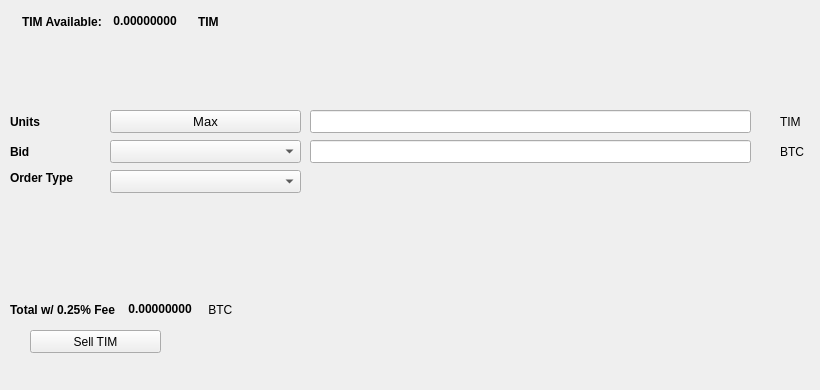
   <widget class="QWidget" name="SellTab">
    <attribute name="title">
     <string>Sell</string>
    </attribute>
    <widget class="QLabel" name="label_16">
     <property name="geometry">
      <rect>
       <x>780</x>
       <y>140</y>
       <width>31</width>
       <height>23</height>
      </rect>
     </property>
     <property name="text">
      <string>BTC</string>
     </property>
    </widget>
    <widget class="QComboBox" name="SellBidcomboBox">
     <property name="geometry">
      <rect>
       <x>110</x>
       <y>140</y>
       <width>191</width>
       <height>23</height>
      </rect>
     </property>
     <property name="font">
      <font>
       <pointsize>10</pointsize>
      </font>
     </property>
    </widget>
    <widget class="QLabel" name="label_18">
     <property name="geometry">
      <rect>
       <x>10</x>
       <y>110</y>
       <width>46</width>
       <height>23</height>
      </rect>
     </property>
     <property name="font">
      <font>
       <weight>75</weight>
       <bold>true</bold>
      </font>
     </property>
     <property name="text">
      <string>Units</string>
     </property>
    </widget>
    <widget class="QPushButton" name="Sell_Max_Amount">
     <property name="geometry">
      <rect>
       <x>110</x>
       <y>110</y>
       <width>191</width>
       <height>23</height>
      </rect>
     </property>
     <property name="font">
      <font>
       <pointsize>10</pointsize>
      </font>
     </property>
     <property name="text">
      <string>Max</string>
     </property>
    </widget>
    <widget class="QLabel" name="label_20">
     <property name="geometry">
      <rect>
       <x>10</x>
       <y>170</y>
       <width>91</width>
       <height>16</height>
      </rect>
     </property>
     <property name="font">
      <font>
       <weight>75</weight>
       <bold>true</bold>
      </font>
     </property>
     <property name="text">
      <string>Order Type</string>
     </property>
    </widget>
    <widget class="QComboBox" name="SellOrdertypeCombo">
     <property name="geometry">
      <rect>
       <x>110</x>
       <y>170</y>
       <width>191</width>
       <height>23</height>
      </rect>
     </property>
     <property name="font">
      <font>
       <pointsize>10</pointsize>
      </font>
     </property>
    </widget>
    <widget class="QLabel" name="label_21">
     <property name="geometry">
      <rect>
       <x>10</x>
       <y>140</y>
       <width>46</width>
       <height>23</height>
      </rect>
     </property>
     <property name="font">
      <font>
       <weight>75</weight>
       <bold>true</bold>
      </font>
     </property>
     <property name="text">
      <string>Bid</string>
     </property>
    </widget>
    <widget class="QLabel" name="label_22">
     <property name="geometry">
      <rect>
       <x>780</x>
       <y>110</y>
       <width>31</width>
       <height>23</height>
      </rect>
     </property>
     <property name="text">
      <string>TIM</string>
     </property>
    </widget>
    <widget class="QLineEdit" name="UnitsInputTIM">
     <property name="geometry">
      <rect>
       <x>310</x>
       <y>110</y>
       <width>441</width>
       <height>23</height>
      </rect>
     </property>
     <property name="font">
      <font>
       <pointsize>9</pointsize>
       <weight>75</weight>
       <bold>true</bold>
      </font>
     </property>
    </widget>
    <widget class="QLineEdit" name="SellBidPriceEdit">
     <property name="geometry">
      <rect>
       <x>310</x>
       <y>140</y>
       <width>441</width>
       <height>23</height>
      </rect>
     </property>
     <property name="font">
      <font>
       <pointsize>9</pointsize>
       <weight>75</weight>
       <bold>true</bold>
      </font>
     </property>
    </widget>
    <widget class="QPushButton" name="SellTIMBTN">
     <property name="geometry">
      <rect>
       <x>30</x>
       <y>330</y>
       <width>131</width>
       <height>23</height>
      </rect>
     </property>
     <property name="text">
      <string>Sell TIM</string>
     </property>
     <property name="icon">
      <iconset resource="../timcoin">
       <normaloff>:/icons/bitcoin</normaloff>:/icons/bitcoin</iconset>
     </property>
    </widget>
    <widget class="QWidget" name="layoutWidget3">
     <property name="geometry">
      <rect>
       <x>22</x>
       <y>12</y>
       <width>258</width>
       <height>19</height>
      </rect>
     </property>
     <layout class="QHBoxLayout" name="horizontalLayout">
      <item>
       <widget class="QLabel" name="label232_2">
        <property name="font">
         <font>
          <weight>75</weight>
          <bold>true</bold>
         </font>
        </property>
        <property name="text">
         <string>TIM Available:</string>
        </property>
       </widget>
      </item>
      <item>
       <widget class="QLabel" name="TIMAvailableLabel">
        <property name="palette">
         <palette>
          <active>
           <colorrole role="WindowText">
            <brush brushstyle="SolidPattern">
             <color alpha="255">
              <red>0</red>
              <green>0</green>
              <blue>0</blue>
             </color>
            </brush>
           </colorrole>
           <colorrole role="Button">
            <brush brushstyle="SolidPattern">
             <color alpha="255">
              <red>0</red>
              <green>170</green>
              <blue>0</blue>
             </color>
            </brush>
           </colorrole>
           <colorrole role="Light">
            <brush brushstyle="SolidPattern">
             <color alpha="255">
              <red>0</red>
              <green>255</green>
              <blue>0</blue>
             </color>
            </brush>
           </colorrole>
           <colorrole role="Midlight">
            <brush brushstyle="SolidPattern">
             <color alpha="255">
              <red>0</red>
              <green>212</green>
              <blue>0</blue>
             </color>
            </brush>
           </colorrole>
           <colorrole role="Dark">
            <brush brushstyle="SolidPattern">
             <color alpha="255">
              <red>0</red>
              <green>85</green>
              <blue>0</blue>
             </color>
            </brush>
           </colorrole>
           <colorrole role="Mid">
            <brush brushstyle="SolidPattern">
             <color alpha="255">
              <red>0</red>
              <green>113</green>
              <blue>0</blue>
             </color>
            </brush>
           </colorrole>
           <colorrole role="Text">
            <brush brushstyle="SolidPattern">
             <color alpha="255">
              <red>0</red>
              <green>170</green>
              <blue>0</blue>
             </color>
            </brush>
           </colorrole>
           <colorrole role="BrightText">
            <brush brushstyle="SolidPattern">
             <color alpha="255">
              <red>255</red>
              <green>255</green>
              <blue>255</blue>
             </color>
            </brush>
           </colorrole>
           <colorrole role="ButtonText">
            <brush brushstyle="SolidPattern">
             <color alpha="255">
              <red>0</red>
              <green>0</green>
              <blue>0</blue>
             </color>
            </brush>
           </colorrole>
           <colorrole role="Base">
            <brush brushstyle="SolidPattern">
             <color alpha="255">
              <red>255</red>
              <green>255</green>
              <blue>255</blue>
             </color>
            </brush>
           </colorrole>
           <colorrole role="Window">
            <brush brushstyle="SolidPattern">
             <color alpha="255">
              <red>0</red>
              <green>170</green>
              <blue>0</blue>
             </color>
            </brush>
           </colorrole>
           <colorrole role="Shadow">
            <brush brushstyle="SolidPattern">
             <color alpha="255">
              <red>0</red>
              <green>0</green>
              <blue>0</blue>
             </color>
            </brush>
           </colorrole>
           <colorrole role="AlternateBase">
            <brush brushstyle="SolidPattern">
             <color alpha="255">
              <red>127</red>
              <green>212</green>
              <blue>127</blue>
             </color>
            </brush>
           </colorrole>
           <colorrole role="ToolTipBase">
            <brush brushstyle="SolidPattern">
             <color alpha="255">
              <red>255</red>
              <green>255</green>
              <blue>220</blue>
             </color>
            </brush>
           </colorrole>
           <colorrole role="ToolTipText">
            <brush brushstyle="SolidPattern">
             <color alpha="255">
              <red>0</red>
              <green>0</green>
              <blue>0</blue>
             </color>
            </brush>
           </colorrole>
          </active>
          <inactive>
           <colorrole role="WindowText">
            <brush brushstyle="SolidPattern">
             <color alpha="255">
              <red>0</red>
              <green>0</green>
              <blue>0</blue>
             </color>
            </brush>
           </colorrole>
           <colorrole role="Button">
            <brush brushstyle="SolidPattern">
             <color alpha="255">
              <red>0</red>
              <green>170</green>
              <blue>0</blue>
             </color>
            </brush>
           </colorrole>
           <colorrole role="Light">
            <brush brushstyle="SolidPattern">
             <color alpha="255">
              <red>0</red>
              <green>255</green>
              <blue>0</blue>
             </color>
            </brush>
           </colorrole>
           <colorrole role="Midlight">
            <brush brushstyle="SolidPattern">
             <color alpha="255">
              <red>0</red>
              <green>212</green>
              <blue>0</blue>
             </color>
            </brush>
           </colorrole>
           <colorrole role="Dark">
            <brush brushstyle="SolidPattern">
             <color alpha="255">
              <red>0</red>
              <green>85</green>
              <blue>0</blue>
             </color>
            </brush>
           </colorrole>
           <colorrole role="Mid">
            <brush brushstyle="SolidPattern">
             <color alpha="255">
              <red>0</red>
              <green>113</green>
              <blue>0</blue>
             </color>
            </brush>
           </colorrole>
           <colorrole role="Text">
            <brush brushstyle="SolidPattern">
             <color alpha="255">
              <red>0</red>
              <green>170</green>
              <blue>0</blue>
             </color>
            </brush>
           </colorrole>
           <colorrole role="BrightText">
            <brush brushstyle="SolidPattern">
             <color alpha="255">
              <red>255</red>
              <green>255</green>
              <blue>255</blue>
             </color>
            </brush>
           </colorrole>
           <colorrole role="ButtonText">
            <brush brushstyle="SolidPattern">
             <color alpha="255">
              <red>0</red>
              <green>0</green>
              <blue>0</blue>
             </color>
            </brush>
           </colorrole>
           <colorrole role="Base">
            <brush brushstyle="SolidPattern">
             <color alpha="255">
              <red>255</red>
              <green>255</green>
              <blue>255</blue>
             </color>
            </brush>
           </colorrole>
           <colorrole role="Window">
            <brush brushstyle="SolidPattern">
             <color alpha="255">
              <red>0</red>
              <green>170</green>
              <blue>0</blue>
             </color>
            </brush>
           </colorrole>
           <colorrole role="Shadow">
            <brush brushstyle="SolidPattern">
             <color alpha="255">
              <red>0</red>
              <green>0</green>
              <blue>0</blue>
             </color>
            </brush>
           </colorrole>
           <colorrole role="AlternateBase">
            <brush brushstyle="SolidPattern">
             <color alpha="255">
              <red>127</red>
              <green>212</green>
              <blue>127</blue>
             </color>
            </brush>
           </colorrole>
           <colorrole role="ToolTipBase">
            <brush brushstyle="SolidPattern">
             <color alpha="255">
              <red>255</red>
              <green>255</green>
              <blue>220</blue>
             </color>
            </brush>
           </colorrole>
           <colorrole role="ToolTipText">
            <brush brushstyle="SolidPattern">
             <color alpha="255">
              <red>0</red>
              <green>0</green>
              <blue>0</blue>
             </color>
            </brush>
           </colorrole>
          </inactive>
          <disabled>
           <colorrole role="WindowText">
            <brush brushstyle="SolidPattern">
             <color alpha="255">
              <red>0</red>
              <green>85</green>
              <blue>0</blue>
             </color>
            </brush>
           </colorrole>
           <colorrole role="Button">
            <brush brushstyle="SolidPattern">
             <color alpha="255">
              <red>0</red>
              <green>170</green>
              <blue>0</blue>
             </color>
            </brush>
           </colorrole>
           <colorrole role="Light">
            <brush brushstyle="SolidPattern">
             <color alpha="255">
              <red>0</red>
              <green>255</green>
              <blue>0</blue>
             </color>
            </brush>
           </colorrole>
           <colorrole role="Midlight">
            <brush brushstyle="SolidPattern">
             <color alpha="255">
              <red>0</red>
              <green>212</green>
              <blue>0</blue>
             </color>
            </brush>
           </colorrole>
           <colorrole role="Dark">
            <brush brushstyle="SolidPattern">
             <color alpha="255">
              <red>0</red>
              <green>85</green>
              <blue>0</blue>
             </color>
            </brush>
           </colorrole>
           <colorrole role="Mid">
            <brush brushstyle="SolidPattern">
             <color alpha="255">
              <red>0</red>
              <green>113</green>
              <blue>0</blue>
             </color>
            </brush>
           </colorrole>
           <colorrole role="Text">
            <brush brushstyle="SolidPattern">
             <color alpha="255">
              <red>0</red>
              <green>85</green>
              <blue>0</blue>
             </color>
            </brush>
           </colorrole>
           <colorrole role="BrightText">
            <brush brushstyle="SolidPattern">
             <color alpha="255">
              <red>255</red>
              <green>255</green>
              <blue>255</blue>
             </color>
            </brush>
           </colorrole>
           <colorrole role="ButtonText">
            <brush brushstyle="SolidPattern">
             <color alpha="255">
              <red>0</red>
              <green>85</green>
              <blue>0</blue>
             </color>
            </brush>
           </colorrole>
           <colorrole role="Base">
            <brush brushstyle="SolidPattern">
             <color alpha="255">
              <red>0</red>
              <green>170</green>
              <blue>0</blue>
             </color>
            </brush>
           </colorrole>
           <colorrole role="Window">
            <brush brushstyle="SolidPattern">
             <color alpha="255">
              <red>0</red>
              <green>170</green>
              <blue>0</blue>
             </color>
            </brush>
           </colorrole>
           <colorrole role="Shadow">
            <brush brushstyle="SolidPattern">
             <color alpha="255">
              <red>0</red>
              <green>0</green>
              <blue>0</blue>
             </color>
            </brush>
           </colorrole>
           <colorrole role="AlternateBase">
            <brush brushstyle="SolidPattern">
             <color alpha="255">
              <red>0</red>
              <green>170</green>
              <blue>0</blue>
             </color>
            </brush>
           </colorrole>
           <colorrole role="ToolTipBase">
            <brush brushstyle="SolidPattern">
             <color alpha="255">
              <red>255</red>
              <green>255</green>
              <blue>220</blue>
             </color>
            </brush>
           </colorrole>
           <colorrole role="ToolTipText">
            <brush brushstyle="SolidPattern">
             <color alpha="255">
              <red>0</red>
              <green>0</green>
              <blue>0</blue>
             </color>
            </brush>
           </colorrole>
          </disabled>
         </palette>
        </property>
        <property name="font">
         <font>
          <weight>75</weight>
          <bold>true</bold>
         </font>
        </property>
        <property name="text">
         <string> 0.00000000 </string>
        </property>
        <property name="textInteractionFlags">
         <set>Qt::LinksAccessibleByMouse|Qt::TextSelectableByKeyboard|Qt::TextSelectableByMouse</set>
        </property>
       </widget>
      </item>
      <item>
       <widget class="QLabel" name="labelTIM">
        <property name="font">
         <font>
          <weight>75</weight>
          <bold>true</bold>
         </font>
        </property>
        <property name="text">
         <string>TIM</string>
        </property>
       </widget>
      </item>
     </layout>
    </widget>
    <widget class="QWidget" name="layoutWidget">
     <property name="geometry">
      <rect>
       <x>10</x>
       <y>300</y>
       <width>268</width>
       <height>19</height>
      </rect>
     </property>
     <layout class="QHBoxLayout" name="horizontalLayout_2">
      <item>
       <widget class="QLabel" name="label_19">
        <property name="font">
         <font>
          <weight>75</weight>
          <bold>true</bold>
         </font>
        </property>
        <property name="text">
         <string>Total w/ 0.25% Fee </string>
        </property>
       </widget>
      </item>
      <item>
       <widget class="QLabel" name="SellCostLabel">
        <property name="palette">
         <palette>
          <active>
           <colorrole role="WindowText">
            <brush brushstyle="SolidPattern">
             <color alpha="255">
              <red>0</red>
              <green>0</green>
              <blue>0</blue>
             </color>
            </brush>
           </colorrole>
           <colorrole role="Button">
            <brush brushstyle="SolidPattern">
             <color alpha="255">
              <red>0</red>
              <green>170</green>
              <blue>0</blue>
             </color>
            </brush>
           </colorrole>
           <colorrole role="Light">
            <brush brushstyle="SolidPattern">
             <color alpha="255">
              <red>0</red>
              <green>255</green>
              <blue>0</blue>
             </color>
            </brush>
           </colorrole>
           <colorrole role="Midlight">
            <brush brushstyle="SolidPattern">
             <color alpha="255">
              <red>0</red>
              <green>212</green>
              <blue>0</blue>
             </color>
            </brush>
           </colorrole>
           <colorrole role="Dark">
            <brush brushstyle="SolidPattern">
             <color alpha="255">
              <red>0</red>
              <green>85</green>
              <blue>0</blue>
             </color>
            </brush>
           </colorrole>
           <colorrole role="Mid">
            <brush brushstyle="SolidPattern">
             <color alpha="255">
              <red>0</red>
              <green>113</green>
              <blue>0</blue>
             </color>
            </brush>
           </colorrole>
           <colorrole role="Text">
            <brush brushstyle="SolidPattern">
             <color alpha="255">
              <red>0</red>
              <green>170</green>
              <blue>0</blue>
             </color>
            </brush>
           </colorrole>
           <colorrole role="BrightText">
            <brush brushstyle="SolidPattern">
             <color alpha="255">
              <red>255</red>
              <green>255</green>
              <blue>255</blue>
             </color>
            </brush>
           </colorrole>
           <colorrole role="ButtonText">
            <brush brushstyle="SolidPattern">
             <color alpha="255">
              <red>0</red>
              <green>0</green>
              <blue>0</blue>
             </color>
            </brush>
           </colorrole>
           <colorrole role="Base">
            <brush brushstyle="SolidPattern">
             <color alpha="255">
              <red>255</red>
              <green>255</green>
              <blue>255</blue>
             </color>
            </brush>
           </colorrole>
           <colorrole role="Window">
            <brush brushstyle="SolidPattern">
             <color alpha="255">
              <red>0</red>
              <green>170</green>
              <blue>0</blue>
             </color>
            </brush>
           </colorrole>
           <colorrole role="Shadow">
            <brush brushstyle="SolidPattern">
             <color alpha="255">
              <red>0</red>
              <green>0</green>
              <blue>0</blue>
             </color>
            </brush>
           </colorrole>
           <colorrole role="AlternateBase">
            <brush brushstyle="SolidPattern">
             <color alpha="255">
              <red>127</red>
              <green>212</green>
              <blue>127</blue>
             </color>
            </brush>
           </colorrole>
           <colorrole role="ToolTipBase">
            <brush brushstyle="SolidPattern">
             <color alpha="255">
              <red>255</red>
              <green>255</green>
              <blue>220</blue>
             </color>
            </brush>
           </colorrole>
           <colorrole role="ToolTipText">
            <brush brushstyle="SolidPattern">
             <color alpha="255">
              <red>0</red>
              <green>0</green>
              <blue>0</blue>
             </color>
            </brush>
           </colorrole>
          </active>
          <inactive>
           <colorrole role="WindowText">
            <brush brushstyle="SolidPattern">
             <color alpha="255">
              <red>0</red>
              <green>0</green>
              <blue>0</blue>
             </color>
            </brush>
           </colorrole>
           <colorrole role="Button">
            <brush brushstyle="SolidPattern">
             <color alpha="255">
              <red>0</red>
              <green>170</green>
              <blue>0</blue>
             </color>
            </brush>
           </colorrole>
           <colorrole role="Light">
            <brush brushstyle="SolidPattern">
             <color alpha="255">
              <red>0</red>
              <green>255</green>
              <blue>0</blue>
             </color>
            </brush>
           </colorrole>
           <colorrole role="Midlight">
            <brush brushstyle="SolidPattern">
             <color alpha="255">
              <red>0</red>
              <green>212</green>
              <blue>0</blue>
             </color>
            </brush>
           </colorrole>
           <colorrole role="Dark">
            <brush brushstyle="SolidPattern">
             <color alpha="255">
              <red>0</red>
              <green>85</green>
              <blue>0</blue>
             </color>
            </brush>
           </colorrole>
           <colorrole role="Mid">
            <brush brushstyle="SolidPattern">
             <color alpha="255">
              <red>0</red>
              <green>113</green>
              <blue>0</blue>
             </color>
            </brush>
           </colorrole>
           <colorrole role="Text">
            <brush brushstyle="SolidPattern">
             <color alpha="255">
              <red>0</red>
              <green>170</green>
              <blue>0</blue>
             </color>
            </brush>
           </colorrole>
           <colorrole role="BrightText">
            <brush brushstyle="SolidPattern">
             <color alpha="255">
              <red>255</red>
              <green>255</green>
              <blue>255</blue>
             </color>
            </brush>
           </colorrole>
           <colorrole role="ButtonText">
            <brush brushstyle="SolidPattern">
             <color alpha="255">
              <red>0</red>
              <green>0</green>
              <blue>0</blue>
             </color>
            </brush>
           </colorrole>
           <colorrole role="Base">
            <brush brushstyle="SolidPattern">
             <color alpha="255">
              <red>255</red>
              <green>255</green>
              <blue>255</blue>
             </color>
            </brush>
           </colorrole>
           <colorrole role="Window">
            <brush brushstyle="SolidPattern">
             <color alpha="255">
              <red>0</red>
              <green>170</green>
              <blue>0</blue>
             </color>
            </brush>
           </colorrole>
           <colorrole role="Shadow">
            <brush brushstyle="SolidPattern">
             <color alpha="255">
              <red>0</red>
              <green>0</green>
              <blue>0</blue>
             </color>
            </brush>
           </colorrole>
           <colorrole role="AlternateBase">
            <brush brushstyle="SolidPattern">
             <color alpha="255">
              <red>127</red>
              <green>212</green>
              <blue>127</blue>
             </color>
            </brush>
           </colorrole>
           <colorrole role="ToolTipBase">
            <brush brushstyle="SolidPattern">
             <color alpha="255">
              <red>255</red>
              <green>255</green>
              <blue>220</blue>
             </color>
            </brush>
           </colorrole>
           <colorrole role="ToolTipText">
            <brush brushstyle="SolidPattern">
             <color alpha="255">
              <red>0</red>
              <green>0</green>
              <blue>0</blue>
             </color>
            </brush>
           </colorrole>
          </inactive>
          <disabled>
           <colorrole role="WindowText">
            <brush brushstyle="SolidPattern">
             <color alpha="255">
              <red>0</red>
              <green>85</green>
              <blue>0</blue>
             </color>
            </brush>
           </colorrole>
           <colorrole role="Button">
            <brush brushstyle="SolidPattern">
             <color alpha="255">
              <red>0</red>
              <green>170</green>
              <blue>0</blue>
             </color>
            </brush>
           </colorrole>
           <colorrole role="Light">
            <brush brushstyle="SolidPattern">
             <color alpha="255">
              <red>0</red>
              <green>255</green>
              <blue>0</blue>
             </color>
            </brush>
           </colorrole>
           <colorrole role="Midlight">
            <brush brushstyle="SolidPattern">
             <color alpha="255">
              <red>0</red>
              <green>212</green>
              <blue>0</blue>
             </color>
            </brush>
           </colorrole>
           <colorrole role="Dark">
            <brush brushstyle="SolidPattern">
             <color alpha="255">
              <red>0</red>
              <green>85</green>
              <blue>0</blue>
             </color>
            </brush>
           </colorrole>
           <colorrole role="Mid">
            <brush brushstyle="SolidPattern">
             <color alpha="255">
              <red>0</red>
              <green>113</green>
              <blue>0</blue>
             </color>
            </brush>
           </colorrole>
           <colorrole role="Text">
            <brush brushstyle="SolidPattern">
             <color alpha="255">
              <red>0</red>
              <green>85</green>
              <blue>0</blue>
             </color>
            </brush>
           </colorrole>
           <colorrole role="BrightText">
            <brush brushstyle="SolidPattern">
             <color alpha="255">
              <red>255</red>
              <green>255</green>
              <blue>255</blue>
             </color>
            </brush>
           </colorrole>
           <colorrole role="ButtonText">
            <brush brushstyle="SolidPattern">
             <color alpha="255">
              <red>0</red>
              <green>85</green>
              <blue>0</blue>
             </color>
            </brush>
           </colorrole>
           <colorrole role="Base">
            <brush brushstyle="SolidPattern">
             <color alpha="255">
              <red>0</red>
              <green>170</green>
              <blue>0</blue>
             </color>
            </brush>
           </colorrole>
           <colorrole role="Window">
            <brush brushstyle="SolidPattern">
             <color alpha="255">
              <red>0</red>
              <green>170</green>
              <blue>0</blue>
             </color>
            </brush>
           </colorrole>
           <colorrole role="Shadow">
            <brush brushstyle="SolidPattern">
             <color alpha="255">
              <red>0</red>
              <green>0</green>
              <blue>0</blue>
             </color>
            </brush>
           </colorrole>
           <colorrole role="AlternateBase">
            <brush brushstyle="SolidPattern">
             <color alpha="255">
              <red>0</red>
              <green>170</green>
              <blue>0</blue>
             </color>
            </brush>
           </colorrole>
           <colorrole role="ToolTipBase">
            <brush brushstyle="SolidPattern">
             <color alpha="255">
              <red>255</red>
              <green>255</green>
              <blue>220</blue>
             </color>
            </brush>
           </colorrole>
           <colorrole role="ToolTipText">
            <brush brushstyle="SolidPattern">
             <color alpha="255">
              <red>0</red>
              <green>0</green>
              <blue>0</blue>
             </color>
            </brush>
           </colorrole>
          </disabled>
         </palette>
        </property>
        <property name="font">
         <font>
          <weight>75</weight>
          <bold>true</bold>
         </font>
        </property>
        <property name="autoFillBackground">
         <bool>false</bool>
        </property>
        <property name="text">
         <string> 0.00000000</string>
        </property>
        <property name="textInteractionFlags">
         <set>Qt::LinksAccessibleByMouse|Qt::TextSelectableByMouse</set>
        </property>
       </widget>
      </item>
      <item>
       <widget class="QLabel" name="label_17">
        <property name="font">
         <font>
          <weight>50</weight>
          <bold>false</bold>
         </font>
        </property>
        <property name="text">
         <string> BTC</string>
        </property>
       </widget>
      </item>
     </layout>
    </widget>
    <widget class="QLabel" name="label_23">
     <property name="geometry">
      <rect>
       <x>460</x>
       <y>300</y>
       <width>281</width>
       <height>81</height>
      </rect>
     </property>
     <property name="text">
      <string/>
     </property>
     <property name="pixmap">
      <pixmap>:/images/bittrex</pixmap>
     </property>
    </widget>
   </widget>
